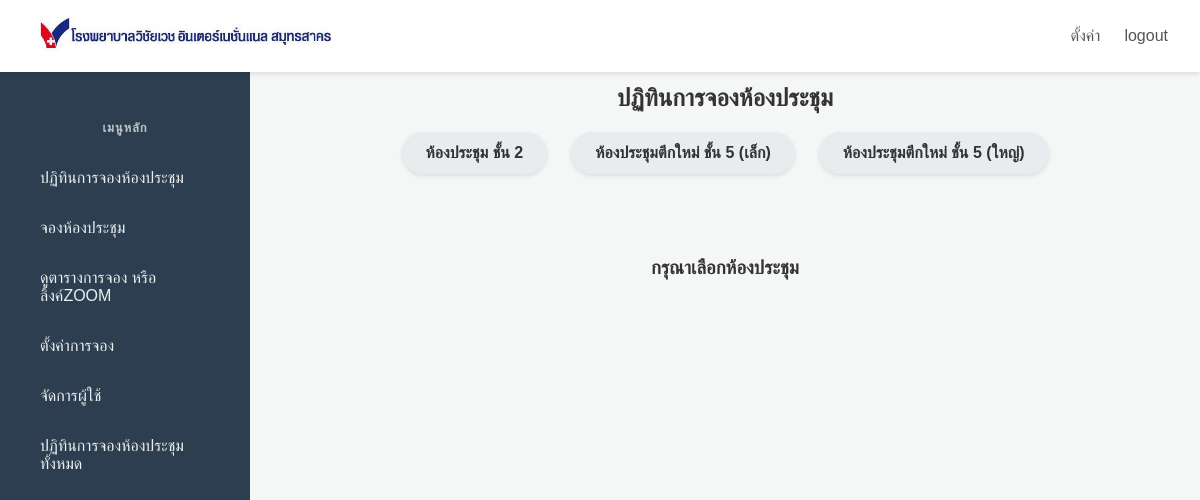
The app's page /main.php (signed in) with its own data.
### tables this page shows
CREATE TABLE `rooms` (
  `room_id` int(11) NOT NULL,
  `room_name` varchar(255) NOT NULL,
  `color` varchar(20) DEFAULT '#ffe0b2',
  `is_deleted` tinyint(1) DEFAULT 0
);

### auth.php (called while the page is built, shortened)
<?php
function isAdmin() {
    return isset($_SESSION['role']) && $_SESSION['role'] === 'admin';
}
?>

### main.php (the view, shortened to what this page needs)
<?php
require_once 'auth.php';
require_once 'db_connect.php';
$rooms = [];
$sql_rooms = "SELECT * FROM rooms WHERE is_deleted = 0";
try {
    $stmt_rooms = $conn->prepare($sql_rooms);
    $stmt_rooms->execute();
    $rooms = $stmt_rooms->fetchAll();
} catch (PDOException $e) {
    die("Error fetching rooms: " . $e->getMessage());
}
?>
<!DOCTYPE html>
<html lang="th">
<head>
    <link rel="stylesheet" href="main.css">
</head>
<body>
    <?php if (isAdmin()): ?>
        <header class="navbar">
            <a href="main.php" class="logo"><img src="VCV_SK2_0.jpg" alt="logo" style="height:40px;vertical-align:middle;"></a>
            <nav class="top-menu">
                <ul>
                    <li><a href="setting.php">ตั้งค่า</a></li>
                    <li><a href="logout2.php">logout</a></li>
                </ul>
            </nav>
        </header>
        <div class="container">
            <aside class="sidebar">
                <nav class="side-menu">
                    <h5>เมนูหลัก</h5>
                    <ul>
                        <li><a href="main.php">ปฏิทินการจองห้องประชุม</a></li>
                        <li><a href="form.php">จองห้องประชุม</a></li>
                        <li><a href="details2.php">ดูตารางการจอง หรือลิ้งค์ZOOM</a></li>
                        <li><a href="form_config.php">ตั้งค่าการจอง</a></li>
                        <li><a href="user.php">จัดการผู้ใช้</a></li>
                        <li><a href="setting.php">ปฏิทินการจองห้องประชุมทั้งหมด</a></li>
                    </ul>
                </nav>
            </aside>
            <main class="content">
                <h2>ปฏิทินการจองห้องประชุม</h2>
                <div class="room-selection">
                    <?php foreach ($rooms as $room): ?>
                        <a href="room.php?room=<?php echo urlencode($room['room_name']); ?>" class="room-link">
                            <?php echo htmlspecialchars($room['room_name']); ?>
                        </a>
                    <?php endforeach; ?>
                </div>
                <div class="text_pic_room">
                <h3>กรุณาเลือกห้องประชุม</h3>
                </div>
            </main>
        </div>
    <?php endif; ?>
</body>
</html>

### main.css (style rules this page uses)
:root { --primary-color: #4CAF50; --primary-hover-color: #45a049; --navbar-bg: #ffffff; --body-bg: #f4f7f6; --text-color-dark: #333; --text-color-light: #ecf0f1; --sidebar-bg: #2c3e50; --sidebar-hover-bg: #34495e; --border-color: #e0e0e0; --calendar-bg: #ffffff; --calendar-day-bg: #ffffff; --calendar-day-hover-bg: #e6f7ff; --calendar-empty-bg: #fafafa; --room-1-color: #e57373; --room-2-color: #64b5f6; --room-3-color: #81c784; --room-A-color: #ffb74d; --room-B-color: #7986cb; --room-C-color: #f06292; }
body { font-family: 'Sarabun', sans-serif; margin: 0; padding: 0; background-color: var(--body-bg); color: var(--text-color-dark); }
.container { display: flex; min-height: 100vh; }
.content h2 { text-align: center; }
.text_pic_room { display: flex; justify-content: center; align-items: center; text-align: center; }
.navbar { display: flex; justify-content: space-between; align-items: center; background-color: var(--navbar-bg); padding: 1rem 2rem; box-shadow: 0 2px 4px rgba(0, 0, 0, 0.1); position: fixed; top: 0; left: 0; right: 0; z-index: 1000; }
.logo { font-weight: bold; font-size: 1.5rem; color: var(--primary-color); text-decoration: none; }
.top-menu ul { list-style: none; margin: 0; padding: 0; display: flex; gap: 1.5rem; }
.top-menu a { text-decoration: none; color: #555; font-weight: 500; transition: color 0.3s ease; }
.sidebar { width: 250px; background-color: var(--sidebar-bg); color: var(--text-color-light); padding-top: 6rem; position: fixed; height: 100%; left: 0; top: 0; overflow-y: auto; transition: width 0.3s ease; }
.side-menu { padding: 1.5rem; }
.side-menu h5 { color: #bdc3c7; text-align: center; font-size: 0.8rem; letter-spacing: 1px; margin-top: 0; }
.side-menu ul { list-style: none; padding: 0; }
.side-menu li { margin-bottom: 0.5rem; }
.side-menu a { display: block; padding: 0.75rem 1rem; text-decoration: none; color: var(--text-color-light); border-radius: 4px; transition: background-color 0.3s ease; }
.content { margin-left: 250px; padding: 4rem 2rem 2rem; flex-grow: 1; transition: margin-left 0.3s ease; }
.room-selection { display: flex; justify-content: center; gap: 1.5rem; margin-bottom: 4rem; }
.room-link { text-decoration: none; font-weight: 600; font-size: 1rem; padding: 0.75rem 1.5rem; border-radius: 50px; background-color: #e9ecef; color: var(--text-color-dark); box-shadow: 0 2px 4px rgba(0, 0, 0, 0.1); transition: all 0.3s ease; }

### records on screen
rooms: room_name "ห้องประชุม ชั้น 2"
rooms: room_name "ห้องประชุมตึกใหม่ ชั้น 5 (เล็ก)"
rooms: room_name "ห้องประชุมตึกใหม่ ชั้น 5 (ใหญ่)"
